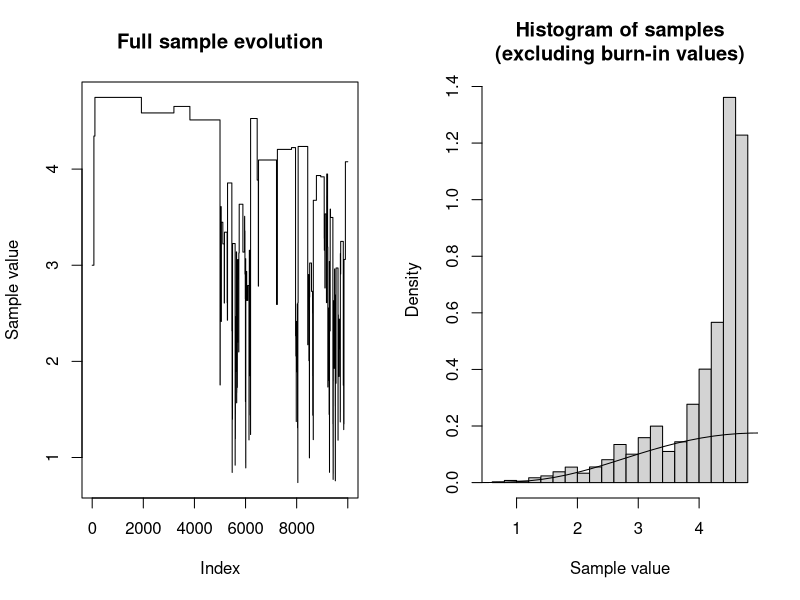
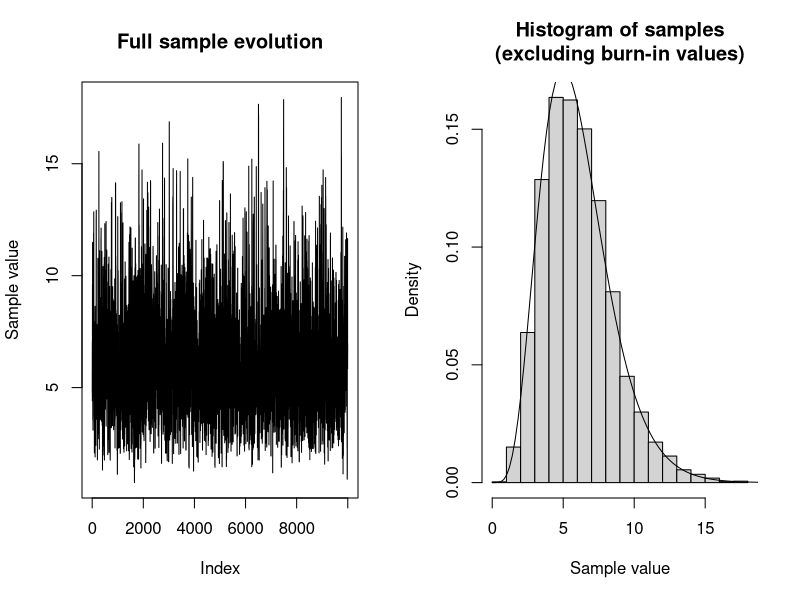
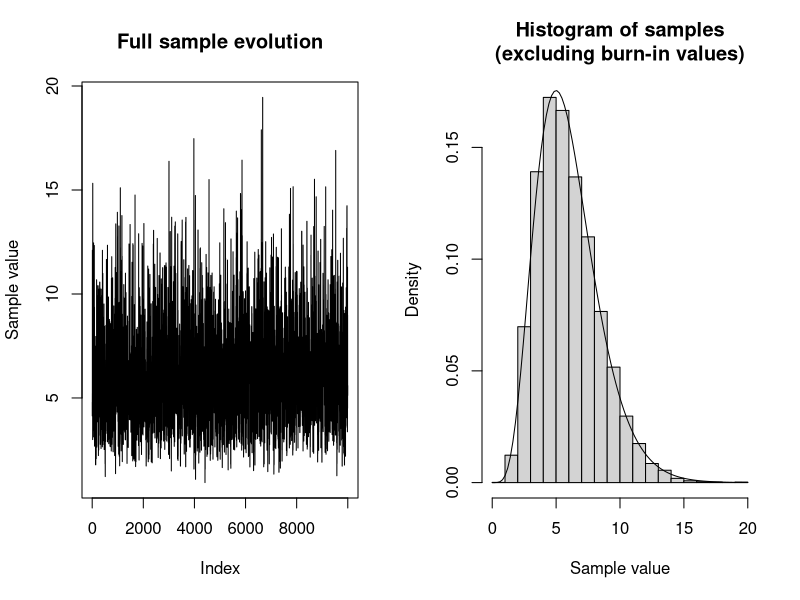
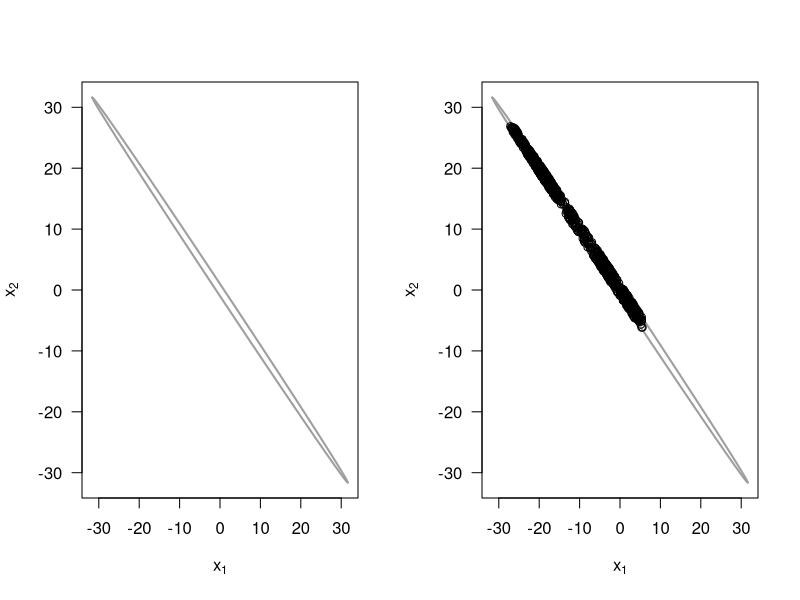
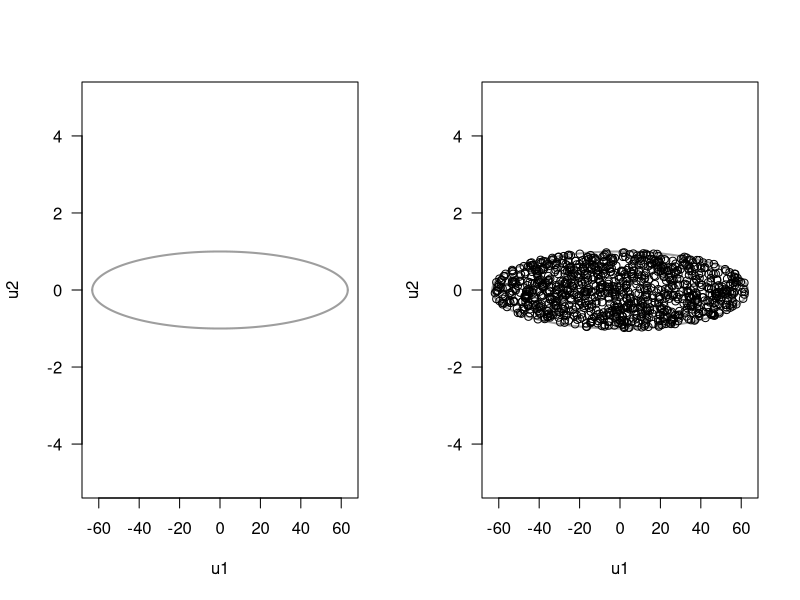

Here is the R script that generated these plots, in order:
## ---- chunk 1
# Question 1.a, 1.b, 1.c

# Define a function proportional to the target density
f_propo <- function(x){if(all(x >= 0)){(1/120)*x^5 * exp(-x)} else{NA}}

# Create proposal density functions
lognorm_proposal <- function(x=NA, param, sample=F){
  if(sample == F){dlnorm(x, meanlog = param, sdlog = 1)}
  else{rlnorm(1, meanlog = param)}
}

chi_proposal <- function(x=NA, param, sample=F){
  if(sample == F){dchisq(x, df = floor(param+1))}
  else{rchisq(1, df=floor(param+1))}
}

new_proposal <- function(x=NA, param, sample=F){
  if(sample == F){dexp(x, rate=1/param)}
  else{rexp(1, rate=1/param)}
}


# Metropolis_Hasting function Instructions
# 
# x_start is a 1-dim numeric indicating the starting value of the algorithm.
# 
# prop_dens is a function which takes an argument `x`, an argument `param` specifying the model,
# and an optional argument `sample` which can be used to indicate that prop_dens
# should return one sampled number from the specified distribution.
# Otherwise prop_dens should return the distribution density at x.
# 
# n is a numeric, indicating number of observations to take (including burn-in).
Metro_Hasting <- function(x_start, prop_dens, n=1) {
  # Setup
  x_t <- x_start
  x_values <- c()
  n_accepted <- 0
  
  # Generate samples until there are n of them
  repeat{
    # Generate new proposal
    x_new <- prop_dens(param=x_t, sample = T)
    #x_new <- rlnorm(1, meanlog = x_t, sdlog = 1)
    
    # Calculate probability value a
    # as product of Bayesian proposal ratio
    # and proposal density ratio (g(x_t | x_new) / g(x_new | x_t))
    Bay_pos_rat <- (f_propo(x_new) / f_propo(x_t))
    prop_ratio <- prop_dens(x=x_t, x_new) / prop_dens(x=x_new, x_t)
    #prop_ratio <- dlnorm(x_t, meanlog = x_new) / dlnorm(x_new, meanlog = x_t)
    a =  Bay_pos_rat * prop_ratio
    
    # Evaluate proposal value
    # Accept the new value if u < a (even if a >= 1)
    # Reject the new value with probability 1-a (if a < 1)
    u <- runif(1)
    if(u < a){x_t <- x_new; n_accepted <- n_accepted + 1}
    
    # Store the new value (even if x_t has not changed)
    x_values <- c(x_values, x_t)
    
    # Check break condition
    if(length(x_values) >= 10^4){break}
  }
  
  cat("Acceptance percentage:", 100*n_accepted/n, "%\n")
  return(x_values)
}

## ---- chunk 2
# Question 1.d

# Generate Figure 1: Lognormal(x_t, 1) as proposal
## Generate x values
cat("LogNormal\n")
set.seed(43849664)
x_values_1 <- Metro_Hasting(3, prop_dens = lognorm_proposal, n = 10^4)

## Plot the chain, histogram and combine them
par(mfrow=c(1,2))
plot(x_values_1, type = "l", main="Full sample evolution", ylab = "Sample value")
hist(x_values_1[-c(1:51)],
     main="Histogram of samples\n(excluding burn-in values)",
     xlab = "Sample value",
     freq = F)
points(seq(0, 20, length=100), f_propo(seq(0, 20, length=100)), type="l")

## ---- chunk 3
# Question 1.d

# Generate Figure 2: Chisquared(floor(x_t+1)) as proposal
## Generate x values
cat("Chisquared\n")
set.seed(9427452)
x_values_2 <- Metro_Hasting(3, prop_dens = chi_proposal, n = 10^4)

## Plot the chain, histogram and combine them
par(mfrow=c(1,2))
plot(x_values_2, type = "l", main="Full sample evolution", ylab = "Sample value")
hist(x_values_2[-c(1:51)],
     main="Histogram of samples\n(excluding burn-in values)",
     xlab = "Sample value",
     freq=F)
points(seq(0, 20, length=100), f_propo(seq(0, 20, length=100)), type="l")

## ---- chunk 4
# Question 1.d

# Generate Figure 3: Normal(x_t, sd=1) as proposal
## Generate x values
cat("Exponential\n")
set.seed(971614)
x_values_3 <- Metro_Hasting(5, prop_dens = new_proposal, n = 10^4)

## Plot the chain, histogram and combine them
par(mfrow=c(1,2))
plot(x_values_3, type = "l", main="Full sample evolution", ylab = "Sample value")
hist(x_values_3[-c(1:51)],
     main="Histogram of samples\n(excluding burn-in values)",
     xlab = "Sample value",
     freq=F)
points(seq(0, 20, length=100), f_propo(seq(0, 20, length=100)), type="l")

## ---- chunk 5
# Question 2.a


n=1000

w  <- 1.999
xv <- seq(-1, 1, by=0.01) * 1/sqrt(1-w^2/4) # we divide by "sqrt(1-w^2/4)" to ensure the the value below the root in the below equation is postive.
plot(xv, xv, type="n", xlab=expression(x[1]), ylab=expression(x[2]), las=1)
# ellipse
lines(xv, -(w/2)*xv-sqrt(1-(1-w^2/4)*xv^2), lwd=2, col=8)
lines(xv, -(w/2)*xv+sqrt(1-(1-w^2/4)*xv^2), lwd=2, col=8)

## ---- chunk 6
# Question 2.c

one<-c()
two<-c()

gibbs<- function(x_one,x_two,n){
  
  one<-c()
  two<-c()
  
  i <- 2
  
  x1<-c(x_one)
  x2<-c(x_two)
  
  a<-list()
  b<-list()
  
  while (i < (n+1)){
    
    # x1 given x2
    a[i-1]<-list(c(-(1.999/2)*tail(x2,1)-sqrt(1-(1-1.999^2/4)*tail(x2,1)^2), -(1.999/2)*tail(x2,1)+sqrt(1-(1-1.999^2/4)*tail(x2,1)^2)))
    x1[i]<-runif(1,min = a[[i-1]][1],max = a[[i-1]][2])
    
    #x2 given x1
    b[i-1]<-list(c(-(1.999/2)*tail(x1,1)-sqrt(1-(1-1.999^2/4)*tail(x1,1)^2), -(1.999/2)*tail(x1,1)+sqrt(1-(1-1.999^2/4)*tail(x1,1)^2)))
    x2[i]<-runif(1,min = b[[i-1]][1],max = b[[i-1]][2])
    
    
    i<- i+1 
  }
  one<<-x1
  two<<- x2
}

## ---- chunk 7
# Question 2.c

gibbs(0,0,1000)
w  <- 1.999
xv <- seq(-1, 1, by=0.01) * 1/sqrt(1-w^2/4) # we divide by "sqrt(1-w^2/4)" to ensure the the value below the root in the below equation is postive.
plot(xv, xv, type="n", xlab=expression(x[1]), ylab=expression(x[2]), las=1)
# ellipse
lines(xv, -(w/2)*xv-sqrt(1-(1-w^2/4)*xv^2), lwd=2, col=8)
lines(xv, -(w/2)*xv+sqrt(1-(1-w^2/4)*xv^2), lwd=2, col=8)
points(one,two)
sum(one>0)/n

## ---- chunk 8
# Question 2.c

gibbs(0,0,1000)
sum(one>0)/n


gibbs(0,0,1000)
sum(one>0)/n

gibbs(0,0,1000)
sum(one>0)/n

## ---- chunk 9
# Question 2.e

u1<-seq(-63.245,63.245,by=0.01)
uv <- u1
plot(uv, uv, type="n",xlab= "u1", ylab="u2", las=1,ylim = c(-5,5))
# ellipse
lines(uv, sqrt((4-0.001*uv^2)/3.999), lwd=2, col=8)
lines(uv, -sqrt((4-0.001*uv^2)/3.999), lwd=2, col=8)

## ---- chunk 10
# Question 2.e

one_u<-c()
two_u<-c()

gibbs_2<- function(u_one,u_two,n){
  
  one_u<-c()
  two_u<-c()
  
  i <- 2
  
  u1<-c(u_one)
  u2<-c(u_two)
  
  a<-list()
  b<-list()
  
  while ( i < (n+1)){
    
    # u1 given u2
    a[i-1]<-list(c(-sqrt((4-3.999*tail(u2,1)^2)/0.001),sqrt((4-3.999*tail(u2,1)^2)/0.001)))
    u1[i]<-runif(1,min = a[[i-1]][1],max = a[[i-1]][2])
    
    #u2 given u1
    b[i-1]<-list(c(-sqrt((4-0.001*tail(u1,1)^2)/3.999),sqrt((4-0.001*tail(u1,1)^2)/3.999)))
    u2[i]<-runif(1,min = b[[i-1]][1],max = b[[i-1]][2])
    
    
    i<- i+1 
  }
  one_u<<- u1
  two_u<<- u2
}

## ---- chunk 11
# Question 2.e

gibbs_2(0,0,1000)
u1<-seq(-63.245,63.245,by=0.01)
uv <- u1
plot(uv, uv, type="n",xlab= "u1", ylab="u2", las=1,ylim = c(-5,5))
# ellipse
lines(uv, sqrt((4-0.001*uv^2)/3.999), lwd=2, col=8)
lines(uv, -sqrt((4-0.001*uv^2)/3.999), lwd=2, col=8)
points(one_u,two_u)
sum((one_u+two_u)/2>0)/1000

## ---- chunk 12
# Question 2.e
gibbs_2(0,0,1000)
sum((one_u+two_u)/2>0)/1000


gibbs_2(0,0,1000)
sum((one_u+two_u)/2>0)/1000

gibbs_2(0,0,1000)
sum((one_u+two_u)/2>0)/1000

